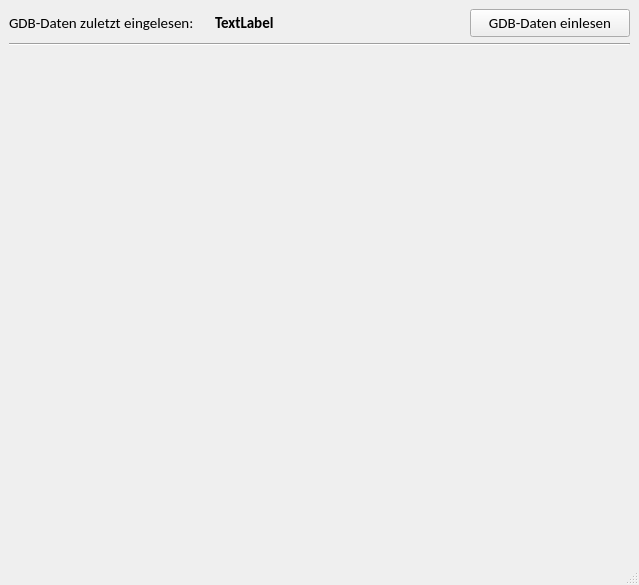
<?xml version="1.0" encoding="UTF-8"?>
<ui version="4.0">
 <class>GstZuordnung</class>
 <widget class="QMainWindow" name="GstZuordnung">
  <property name="geometry">
   <rect>
    <x>0</x>
    <y>0</y>
    <width>639</width>
    <height>585</height>
   </rect>
  </property>
  <property name="windowTitle">
   <string>MainWindow</string>
  </property>
  <widget class="QWidget" name="centralwidget">
   <layout class="QVBoxLayout" name="verticalLayout">
    <item>
     <layout class="QHBoxLayout" name="uiHeaderHlay">
      <item>
       <widget class="QLabel" name="label">
        <property name="maximumSize">
         <size>
          <width>200</width>
          <height>16777215</height>
         </size>
        </property>
        <property name="font">
         <font>
          <family>Calibri</family>
          <pointsize>11</pointsize>
         </font>
        </property>
        <property name="text">
         <string>GDB-Daten zuletzt eingelesen:</string>
        </property>
       </widget>
      </item>
      <item>
       <widget class="QLabel" name="uiGdbDataTimeLbl">
        <property name="font">
         <font>
          <family>Calibri</family>
          <pointsize>11</pointsize>
          <weight>75</weight>
          <bold>true</bold>
         </font>
        </property>
        <property name="text">
         <string>TextLabel</string>
        </property>
       </widget>
      </item>
      <item>
       <widget class="QPushButton" name="uiLoadGdbPbtn">
        <property name="maximumSize">
         <size>
          <width>160</width>
          <height>16777215</height>
         </size>
        </property>
        <property name="font">
         <font>
          <family>Calibri</family>
          <pointsize>11</pointsize>
         </font>
        </property>
        <property name="text">
         <string>GDB-Daten einlesen</string>
        </property>
       </widget>
      </item>
     </layout>
    </item>
    <item>
     <widget class="Line" name="line">
      <property name="orientation">
       <enum>Qt::Horizontal</enum>
      </property>
     </widget>
    </item>
    <item>
     <layout class="QVBoxLayout" name="uiTableVlay">
      <property name="bottomMargin">
       <number>0</number>
      </property>
     </layout>
    </item>
    <item>
     <layout class="QHBoxLayout" name="horizontalLayout_3">
      <property name="topMargin">
       <number>0</number>
      </property>
      <item>
       <widget class="QLabel" name="uiNumberGstLbl">
        <property name="minimumSize">
         <size>
          <width>10</width>
          <height>0</height>
         </size>
        </property>
        <property name="font">
         <font>
          <family>Calibri</family>
          <pointsize>11</pointsize>
         </font>
        </property>
        <property name="text">
         <string/>
        </property>
       </widget>
      </item>
      <item>
       <spacer name="horizontalSpacer_2">
        <property name="orientation">
         <enum>Qt::Horizontal</enum>
        </property>
        <property name="sizeHint" stdset="0">
         <size>
          <width>40</width>
          <height>20</height>
         </size>
        </property>
       </spacer>
      </item>
      <item>
       <widget class="QLabel" name="uiNumberSelectedGstLbl">
        <property name="minimumSize">
         <size>
          <width>10</width>
          <height>0</height>
         </size>
        </property>
        <property name="font">
         <font>
          <family>Calibri</family>
          <pointsize>11</pointsize>
         </font>
        </property>
        <property name="text">
         <string/>
        </property>
       </widget>
      </item>
     </layout>
    </item>
    <item>
     <layout class="QVBoxLayout" name="uiVorgemerkteGstVlay"/>
    </item>
   </layout>
  </widget>
  <widget class="QMenuBar" name="menubar">
   <property name="geometry">
    <rect>
     <x>0</x>
     <y>0</y>
     <width>639</width>
     <height>21</height>
    </rect>
   </property>
  </widget>
  <widget class="QStatusBar" name="statusbar"/>
 </widget>
 <resources>
  <include location="../../../resources.qrc"/>
 </resources>
 <connections/>
</ui>
